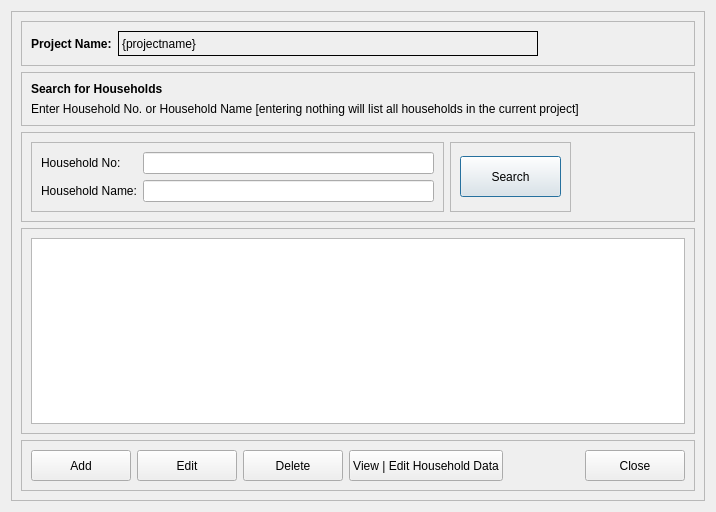
<?xml version="1.0" encoding="UTF-8"?>
<ui version="4.0">
 <class>FindHouseholdResults</class>
 <widget class="QDialog" name="FindHouseholdResults">
  <property name="geometry">
   <rect>
    <x>0</x>
    <y>0</y>
    <width>716</width>
    <height>512</height>
   </rect>
  </property>
  <property name="windowTitle">
   <string>Household Search Results</string>
  </property>
  <layout class="QVBoxLayout" name="verticalLayout_3">
   <item>
    <widget class="QFrame" name="frame_2">
     <property name="frameShape">
      <enum>QFrame::StyledPanel</enum>
     </property>
     <property name="frameShadow">
      <enum>QFrame::Raised</enum>
     </property>
     <layout class="QVBoxLayout" name="verticalLayout_2">
      <item>
       <widget class="QFrame" name="frame">
        <property name="frameShape">
         <enum>QFrame::StyledPanel</enum>
        </property>
        <property name="frameShadow">
         <enum>QFrame::Raised</enum>
        </property>
        <layout class="QGridLayout" name="gridLayout_5">
         <item row="0" column="0">
          <widget class="QLabel" name="label_3">
           <property name="font">
            <font>
             <weight>75</weight>
             <bold>true</bold>
            </font>
           </property>
           <property name="text">
            <string>Project Name:</string>
           </property>
          </widget>
         </item>
         <item row="0" column="1">
          <widget class="QLabel" name="lblProjectName">
           <property name="minimumSize">
            <size>
             <width>420</width>
             <height>25</height>
            </size>
           </property>
           <property name="frameShape">
            <enum>QFrame::Box</enum>
           </property>
           <property name="text">
            <string>{projectname}</string>
           </property>
          </widget>
         </item>
         <item row="0" column="2">
          <spacer name="horizontalSpacer_3">
           <property name="orientation">
            <enum>Qt::Horizontal</enum>
           </property>
           <property name="sizeHint" stdset="0">
            <size>
             <width>40</width>
             <height>20</height>
            </size>
           </property>
          </spacer>
         </item>
        </layout>
       </widget>
      </item>
      <item>
       <widget class="QFrame" name="frame_3">
        <property name="frameShape">
         <enum>QFrame::StyledPanel</enum>
        </property>
        <property name="frameShadow">
         <enum>QFrame::Raised</enum>
        </property>
        <layout class="QVBoxLayout" name="verticalLayout">
         <item>
          <widget class="QLabel" name="label_5">
           <property name="font">
            <font>
             <pointsize>9</pointsize>
             <weight>75</weight>
             <bold>true</bold>
            </font>
           </property>
           <property name="text">
            <string>Search for Households</string>
           </property>
          </widget>
         </item>
         <item>
          <widget class="QLabel" name="label_6">
           <property name="text">
            <string>Enter Household No. or Household Name [entering nothing will list all households in the current project]</string>
           </property>
          </widget>
         </item>
        </layout>
       </widget>
      </item>
      <item>
       <widget class="QFrame" name="frame_4">
        <property name="frameShape">
         <enum>QFrame::StyledPanel</enum>
        </property>
        <property name="frameShadow">
         <enum>QFrame::Raised</enum>
        </property>
        <layout class="QGridLayout" name="gridLayout_2">
         <item row="0" column="0">
          <widget class="QFrame" name="frame_5">
           <property name="frameShape">
            <enum>QFrame::StyledPanel</enum>
           </property>
           <property name="frameShadow">
            <enum>QFrame::Raised</enum>
           </property>
           <layout class="QFormLayout" name="formLayout_2">
            <item row="0" column="0">
             <widget class="QLabel" name="label">
              <property name="text">
               <string>Household No:</string>
              </property>
              <property name="buddy">
               <cstring>txtHouseholdNo</cstring>
              </property>
             </widget>
            </item>
            <item row="0" column="1">
             <widget class="QLineEdit" name="txtHouseholdNo">
              <property name="minimumSize">
               <size>
                <width>291</width>
                <height>0</height>
               </size>
              </property>
             </widget>
            </item>
            <item row="1" column="0">
             <widget class="QLabel" name="label_2">
              <property name="text">
               <string>Household Name:</string>
              </property>
              <property name="buddy">
               <cstring>txtHouseholdName</cstring>
              </property>
             </widget>
            </item>
            <item row="1" column="1">
             <widget class="QLineEdit" name="txtHouseholdName">
              <property name="minimumSize">
               <size>
                <width>291</width>
                <height>0</height>
               </size>
              </property>
             </widget>
            </item>
           </layout>
          </widget>
         </item>
         <item row="0" column="1">
          <widget class="QFrame" name="frame_6">
           <property name="frameShape">
            <enum>QFrame::StyledPanel</enum>
           </property>
           <property name="frameShadow">
            <enum>QFrame::Raised</enum>
           </property>
           <layout class="QGridLayout" name="gridLayout">
            <item row="0" column="0">
             <widget class="QPushButton" name="cmdSearch">
              <property name="minimumSize">
               <size>
                <width>101</width>
                <height>41</height>
               </size>
              </property>
              <property name="text">
               <string>Search</string>
              </property>
             </widget>
            </item>
           </layout>
          </widget>
         </item>
         <item row="0" column="2">
          <spacer name="horizontalSpacer">
           <property name="orientation">
            <enum>Qt::Horizontal</enum>
           </property>
           <property name="sizeHint" stdset="0">
            <size>
             <width>40</width>
             <height>20</height>
            </size>
           </property>
          </spacer>
         </item>
        </layout>
       </widget>
      </item>
      <item>
       <widget class="QFrame" name="frame_7">
        <property name="frameShape">
         <enum>QFrame::StyledPanel</enum>
        </property>
        <property name="frameShadow">
         <enum>QFrame::Raised</enum>
        </property>
        <layout class="QGridLayout" name="gridLayout_3">
         <item row="0" column="0">
          <widget class="QTableView" name="tblResults">
           <property name="alternatingRowColors">
            <bool>true</bool>
           </property>
           <property name="sortingEnabled">
            <bool>true</bool>
           </property>
          </widget>
         </item>
        </layout>
       </widget>
      </item>
      <item>
       <widget class="QFrame" name="frame_8">
        <property name="frameShape">
         <enum>QFrame::StyledPanel</enum>
        </property>
        <property name="frameShadow">
         <enum>QFrame::Raised</enum>
        </property>
        <layout class="QGridLayout" name="gridLayout_4">
         <item row="0" column="0">
          <widget class="QPushButton" name="cmdAdd">
           <property name="minimumSize">
            <size>
             <width>100</width>
             <height>31</height>
            </size>
           </property>
           <property name="text">
            <string>Add</string>
           </property>
          </widget>
         </item>
         <item row="0" column="1">
          <widget class="QPushButton" name="cmdEdit">
           <property name="minimumSize">
            <size>
             <width>100</width>
             <height>31</height>
            </size>
           </property>
           <property name="text">
            <string>Edit</string>
           </property>
          </widget>
         </item>
         <item row="0" column="2">
          <widget class="QPushButton" name="cmdDel">
           <property name="minimumSize">
            <size>
             <width>100</width>
             <height>31</height>
            </size>
           </property>
           <property name="text">
            <string>Delete</string>
           </property>
          </widget>
         </item>
         <item row="0" column="3">
          <widget class="QPushButton" name="cmdData">
           <property name="minimumSize">
            <size>
             <width>150</width>
             <height>31</height>
            </size>
           </property>
           <property name="text">
            <string>View | Edit Household Data</string>
           </property>
          </widget>
         </item>
         <item row="0" column="5">
          <widget class="QPushButton" name="cmdClose">
           <property name="minimumSize">
            <size>
             <width>100</width>
             <height>31</height>
            </size>
           </property>
           <property name="text">
            <string>Close</string>
           </property>
          </widget>
         </item>
         <item row="0" column="4">
          <spacer name="horizontalSpacer_2">
           <property name="orientation">
            <enum>Qt::Horizontal</enum>
           </property>
           <property name="sizeHint" stdset="0">
            <size>
             <width>40</width>
             <height>20</height>
            </size>
           </property>
          </spacer>
         </item>
        </layout>
       </widget>
      </item>
     </layout>
    </widget>
   </item>
  </layout>
 </widget>
 <tabstops>
  <tabstop>cmdClose</tabstop>
 </tabstops>
 <resources/>
 <connections>
  <connection>
   <sender>cmdClose</sender>
   <signal>clicked()</signal>
   <receiver>FindHouseholdResults</receiver>
   <slot>mdiClose()</slot>
   <hints>
    <hint type="sourcelabel">
     <x>686</x>
     <y>482</y>
    </hint>
    <hint type="destinationlabel">
     <x>353</x>
     <y>511</y>
    </hint>
   </hints>
  </connection>
  <connection>
   <sender>cmdEdit</sender>
   <signal>clicked()</signal>
   <receiver>FindHouseholdResults</receiver>
   <slot>editHousehold()</slot>
   <hints>
    <hint type="sourcelabel">
     <x>234</x>
     <y>482</y>
    </hint>
    <hint type="destinationlabel">
     <x>222</x>
     <y>276</y>
    </hint>
   </hints>
  </connection>
  <connection>
   <sender>cmdDel</sender>
   <signal>clicked()</signal>
   <receiver>FindHouseholdResults</receiver>
   <slot>delHouseholds()</slot>
   <hints>
    <hint type="sourcelabel">
     <x>340</x>
     <y>482</y>
    </hint>
    <hint type="destinationlabel">
     <x>404</x>
     <y>278</y>
    </hint>
   </hints>
  </connection>
  <connection>
   <sender>cmdData</sender>
   <signal>clicked()</signal>
   <receiver>FindHouseholdResults</receiver>
   <slot>viewHouseholdData()</slot>
   <hints>
    <hint type="sourcelabel">
     <x>496</x>
     <y>482</y>
    </hint>
    <hint type="destinationlabel">
     <x>488</x>
     <y>278</y>
    </hint>
   </hints>
  </connection>
  <connection>
   <sender>cmdAdd</sender>
   <signal>clicked()</signal>
   <receiver>FindHouseholdResults</receiver>
   <slot>addHousehold()</slot>
   <hints>
    <hint type="sourcelabel">
     <x>128</x>
     <y>482</y>
    </hint>
    <hint type="destinationlabel">
     <x>447</x>
     <y>273</y>
    </hint>
   </hints>
  </connection>
  <connection>
   <sender>cmdSearch</sender>
   <signal>clicked()</signal>
   <receiver>FindHouseholdResults</receiver>
   <slot>getHouseholds()</slot>
   <hints>
    <hint type="sourcelabel">
     <x>513</x>
     <y>170</y>
    </hint>
    <hint type="destinationlabel">
     <x>712</x>
     <y>181</y>
    </hint>
   </hints>
  </connection>
 </connections>
 <slots>
  <slot>addHousehold()</slot>
  <slot>editHousehold()</slot>
  <slot>delHouseholds()</slot>
  <slot>viewHouseholdData()</slot>
  <slot>getHouseholds()</slot>
  <slot>mdiClose()</slot>
 </slots>
</ui>
